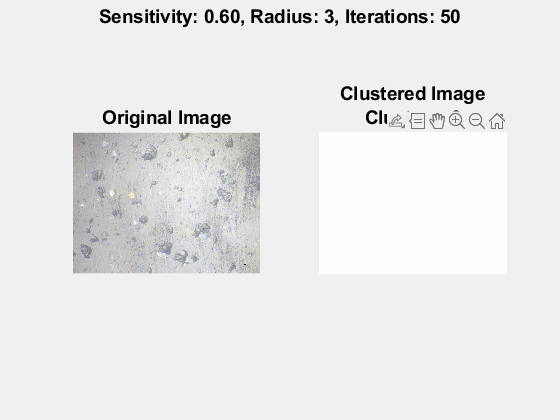
%> input picture gif/processing_animation.gif, 560 x 420 px, given in place of 54um_50x.tif, which was not available
$ octave gifClusters.m   (GNU Octave 9; MATLAB toolbox functions it lacks are replaced by stand-ins)
%> lines starting %> are read from the running program, lines starting %| are printed output that depends on the picture; pictures that were not available may be replaced by others from this repository, and a replacement may not be noted
RGBAfter = imread('../54um_50x.tif');
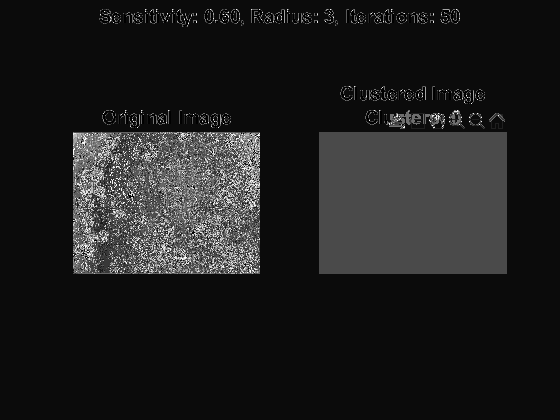
%> RGBAfter: size 420x560 uint8; min 0, max 255, mean 30.6
RGBBefore = imread('../before_50x.tif');
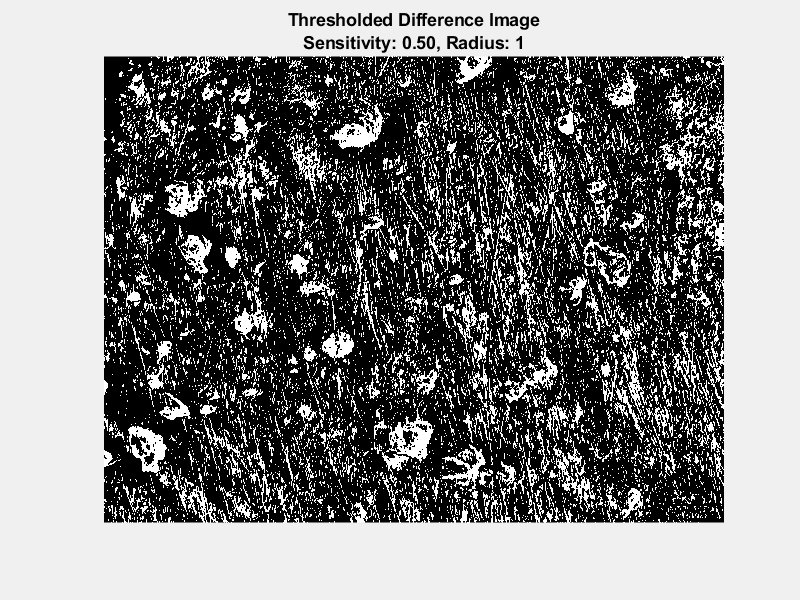
%> input picture smooth_difference_images.gif, 800 x 600 px, given in place of before_50x.tif, which was not available
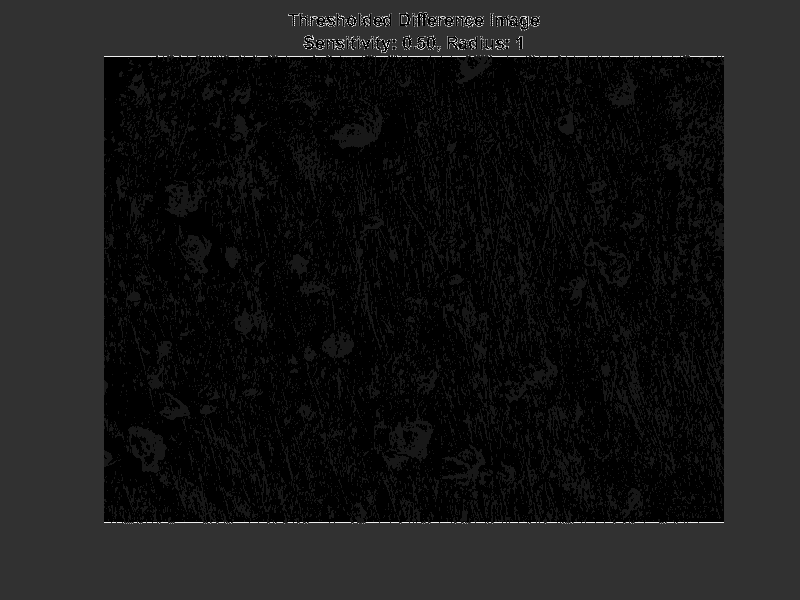
%> RGBBefore: size 600x800 uint8; min 0, max 31, mean 2.9; drawn with min black and max white

RGBBefore = imresize(RGBBefore, [size(RGBAfter, 1), size(RGBAfter, 2)]);
%> RGBBefore: size 420x560 uint8

grayAfter = rgb2gray(RGBAfter);
grayBefore = rgb2gray(RGBBefore);

% Вычисление текстурных характеристик до деформации
glcmBefore = graycomatrix(grayBefore, 'Offset', [0 1], 'Symmetric', true);
%> glcmBefore = [469560 0 0 0 0 0 0 0; 0 0 0 0 0 0 0 0; 0 0 0 0 0 0 0 0; 0 0 0 0 0 0 0 0; 0 0 0 0 0 0 0 0; 0 0 0 0 0 0 0 0; 0 0 0 0 0 0 0 0; 0 0 0 0 0 0 0 0]
statsBefore = graycoprops(glcmBefore, {'Contrast', 'Correlation', 'Energy', 'Homogeneity'});
%> statsBefore = {Contrast 0, Correlation NaN, Energy 1, Homogeneity 1}

% Вычисление текстурных характеристик после деформации
glcmAfter = graycomatrix(grayAfter, 'Offset', [0 1], 'Symmetric', true);
%> glcmAfter = [352454 1319 1629 1914 474 512 132 408; 1319 2820 3045 1173 1028 837 347 597; 1629 3045 59248 1782 1828 1284 620 894; 1914 1173 1782 2960 936 999 322 506; 474 1028 1828 936 990 608 399 337; 512 837 1284 999 608 920 267 377; 132 347 620 322 399 267 238 195; 408 597 894 506 337 377 195 392]
statsAfter = graycoprops(glcmAfter, {'Contrast', 'Correlation', 'Energy', 'Homogeneity'});
%> statsAfter = {Contrast 0.881, Correlation 0.722, Energy 0.58, Homogeneity 0.93}

% Вычисление разностного изображения для каждой текстурной характеристики
diffContrast = abs(statsAfter.Contrast - statsBefore.Contrast);
%> diffContrast = 0.881
diffCorrelation = abs(statsAfter.Correlation - statsBefore.Correlation);
%> diffCorrelation = NaN
diffEnergy = abs(statsAfter.Energy - statsBefore.Energy);
%> diffEnergy = 0.42
diffHomogeneity = abs(statsAfter.Homogeneity - statsBefore.Homogeneity);
%> diffHomogeneity = 0.0699

% Объединение разностных изображений
diffImage = diffContrast + diffCorrelation + diffEnergy + diffHomogeneity;
%> diffImage = NaN
diffImage = mat2gray(diffImage); % Нормализация разностного изображения

gifFilename = '../gif/processing_animation.gif';

% Определение параметров для различных шагов обработки
sensitivities = [0.7, 0.8, 0.9]; % Параметры чувствительности для пороговой обработки
radii = [3, 6, 9]; % Параметры радиуса для эрозии
iterationsList = [50, 100, 150]; % Количество итераций для активных контуров

% Создание фигуры
h = figure('visible', 'off'); % Скрытие фигуры, чтобы она не отображалась

% Начальные параметры
delayTime = 1.5; % Время задержки для каждого кадра
pauseTime = 5; % Время задержки между наборами параметров

% Создание GIF-анимации для каждого набора параметров
isAppend = false; % Первая запись в GIF (не append)

for sensitivity = sensitivities
    for radius = radii
        for iterations = iterationsList
            % Пороговая обработка разностного изображения
            diffBW = imbinarize(diffImage, 'adaptive', 'Sensitivity', sensitivity, 'ForegroundPolarity', 'bright');

            % Пороговая обработка и инверсия маски
%> (the run ends here)
